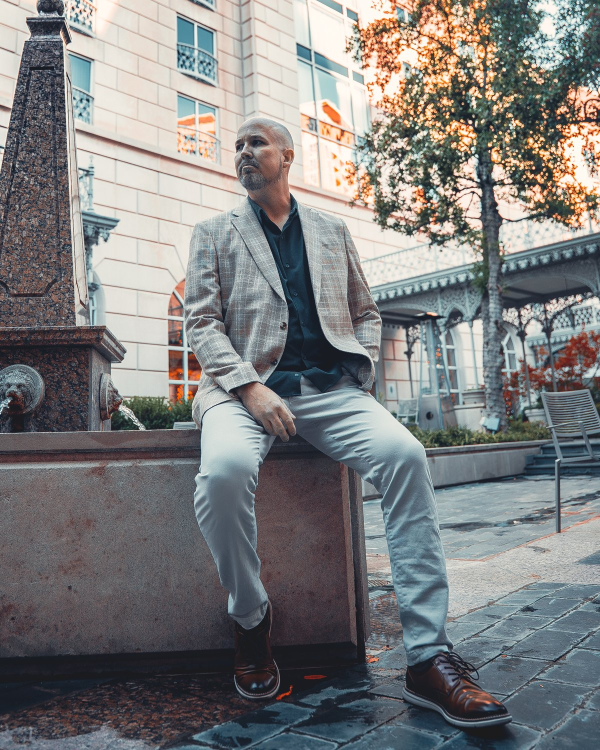
#> input picture sites/dhellmer/src/assets/portrait.jpg, 1200 x 1500 px (shown at 1/2 size)
$ python portrait-grade.py ../src/assets/portrait.jpg ../src/assets/portrait.jpg
#> lines starting #> are read from the running program, lines starting #| are printed output that depends on the picture; after the words box and inside, x2 and y2 are one past the last pixel; in counts of white or black regions, pixels touching at a corner belong together
"""How src/assets/portrait.jpg was graded (variant A-natural, owner's pick 2026-10-18). Not part of the
site build; kept so the edit is reproducible. Input: the clean 1200x1500 crop described in
components/Portrait.astro. Needs Pillow and numpy.

Conservative global regrade of the dhellmer.com portrait: tone and colour only, no local or
generative edits. Writes variants and a side-by-side comparison sheet.
Usage: python -I grade.py <in.jpg> <out-dir>
"""
import sys
import numpy as np
from PIL import Image, ImageDraw, ImageFont

src, out = sys.argv[1], sys.argv[2]
img = Image.open(src).convert("RGB")
#> img is the input picture: PIL image 1200x1500 RGB; mean R, G, B 125.9, 126, 126
a = np.asarray(img).astype(np.float64) / 255.0
flat = a.reshape(-1, 3)


def levels(x, black, white):
    """Per-channel levels: map black->0, white->1."""
    return np.clip((x - black) / (white - black), 0, 1)


def scurve(x, s):
    """Gentle S-curve blended toward smoothstep by s (0 = none)."""
    return (1 - s) * x + s * (x * x * (3 - 2 * x))


def balance_mid(x, target):
    """Per-channel gamma so the luminance-median pixels land on the target neutral."""
    L = x.mean(2)
    m = (L > np.percentile(L, 40)) & (L < np.percentile(L, 60))
    med = x[m].mean(0)
    g = np.log(np.clip(target, 1e-3, 1)) / np.log(np.clip(med, 1e-3, 1))
    return np.clip(x, 0, 1) ** g


def saturation(x, k):
    L = (x * [0.2126, 0.7152, 0.0722]).sum(2, keepdims=True)
    return np.clip(L + (x - L) * k, 0, 1)


def soft_highlights(x, knee=0.9, ceil=0.985):
    """Roll highlights off above the knee so clipped warm areas regain a little shape."""
    y = x.copy()
    hi = x > knee
    t = (x[hi] - knee) / (1 - knee)
    y[hi] = knee + (ceil - knee) * (1 - (1 - t) ** 2)
    return y


black = np.percentile(flat, 0.5, axis=0) * 0.9   # remove most of the matte lift and its teal cast
#> black = [0.0741, 0.0918, 0.0953]
white = np.percentile(flat, 99.7, axis=0)
#> white = [1, 0.98, 0.957]

base = levels(a, black, white)
#> in levels, `return np.clip((x - black) / (white - black), 0, 1)`:
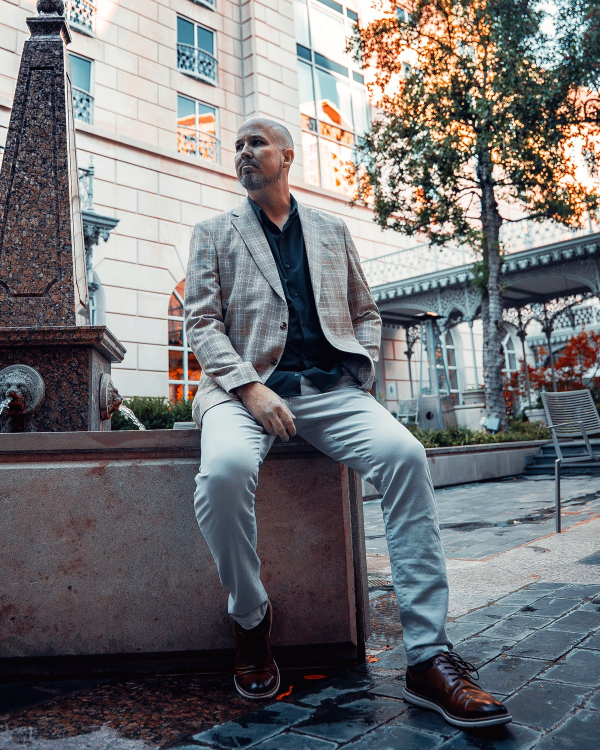
#> returned value: shape (1500, 1200, 3) float64 (shown at 1/2 size); mean of channels 0, 1, 2 0.453, 0.453, 0.463; drawn as R, G, B
base = soft_highlights(base)
#> in soft_highlights, `hi = x > knee`:
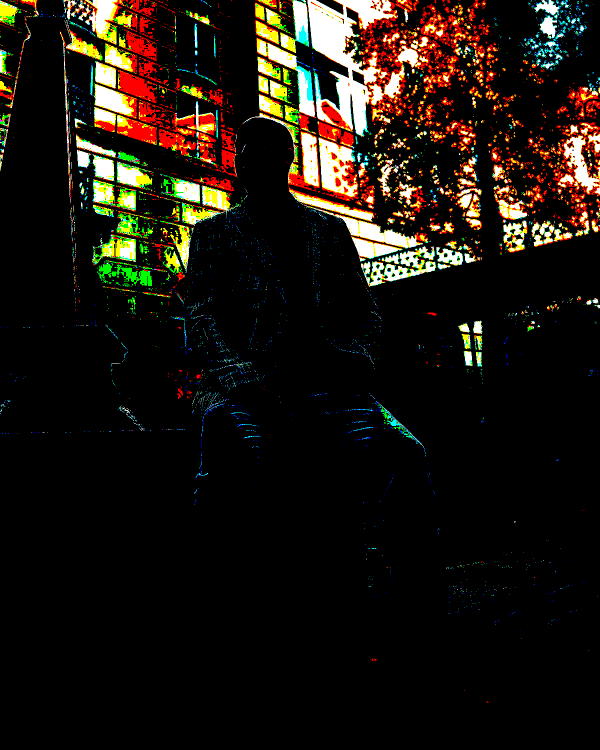
#> hi: shape (1500, 1200, 3) bool (shown at 1/2 size); mean R, G, B 0.111, 0.0862, 0.057

variants = {
    "A-natural": saturation(scurve(balance_mid(base, np.array([0.445, 0.430, 0.410])), 0.18), 1.02),
    "B-warm": saturation(scurve(balance_mid(base, np.array([0.470, 0.440, 0.400])), 0.12), 0.95),
}
#> in balance_mid, `L = x.mean(2)`:
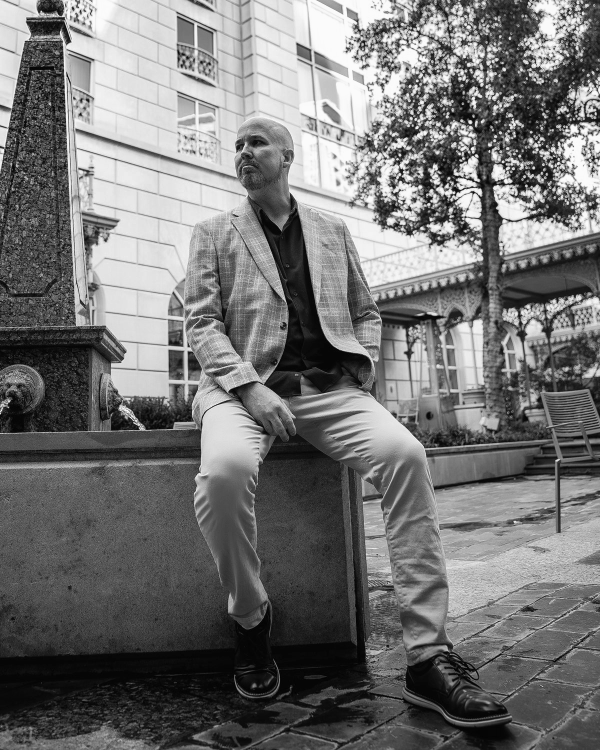
#> L: shape (1500, 1200) float64 (shown at 1/2 size); min 0, max 0.985, mean 0.457
#> in balance_mid, `m = (L > np.percentile(L, 40)) & (L < np.percentile(L, 60))`:
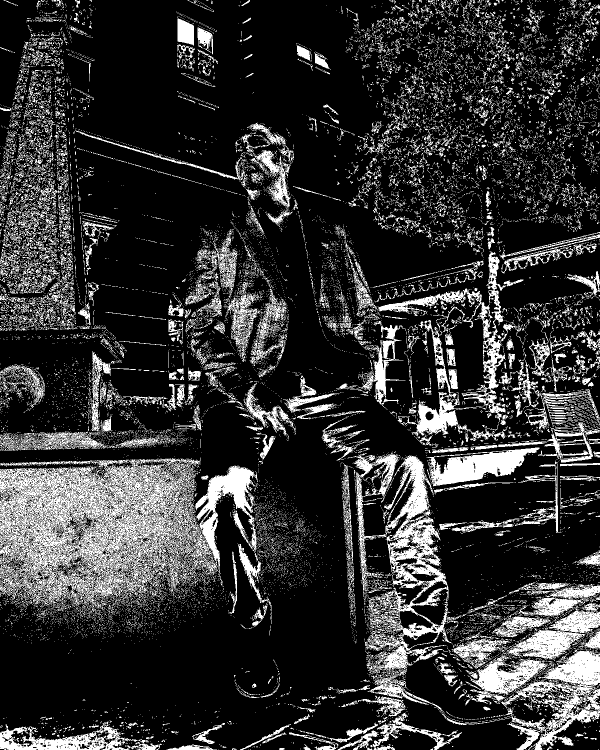
#> m: shape (1500, 1200) bool (shown at 1/2 size); 20% white; 19359 white regions (18213 under 20 px), largest, box (x1, y1, x2, y2) and area: (0, 916, 516, 1237) 75085, (730, 911, 923, 1349) 22722, (994, 1299, 1200, 1500) 14147
#> in balance_mid, `med = x[m].mean(0)`: med = [0.379, 0.39, 0.414]
#> in balance_mid, `g = np.log(np.clip(target, 1e-3, 1)) / np.log(np.clip(med, 1e-3, 1))`: g = [0.834, 0.896, 1.01]
#> in balance_mid (call 2), `g = np.log(np.clip(target, 1e-3, 1)) / np.log(np.clip(med, 1e-3, 1))`: g = [0.778, 0.872, 1.04]
#> in balance_mid (call 2), `return np.clip(x, 0, 1) ** g`:
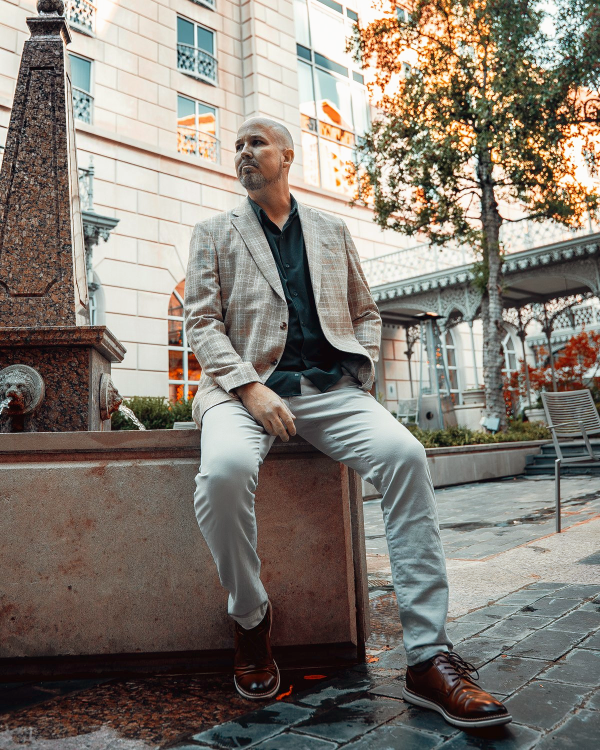
#> returned value: shape (1500, 1200, 3) float64 (shown at 1/2 size); mean of channels 0, 1, 2 0.517, 0.488, 0.453; drawn as R, G, B

for name, v in variants.items():
    Image.fromarray((v * 255 + 0.5).astype(np.uint8)).save(f"{out}/portrait-{name}.jpg", "JPEG", quality=90)
#> this loop made 2 passes
#> name on passes 1 to 2: 'A-natural', 'B-warm'

# Comparison sheet: original, A, B at display-ish size with labels.
w, h = 440, 550
panels = [("Original (current site)", img)] + [
    (f"{n.split('-')[0]}: {n.split('-')[1]}", Image.open(f"{out}/portrait-{n}.jpg")) for n in variants
]
#> panels = 3 items
sheet = Image.new("RGB", (len(panels) * (w + 20) + 20, h + 70), (241, 237, 226))
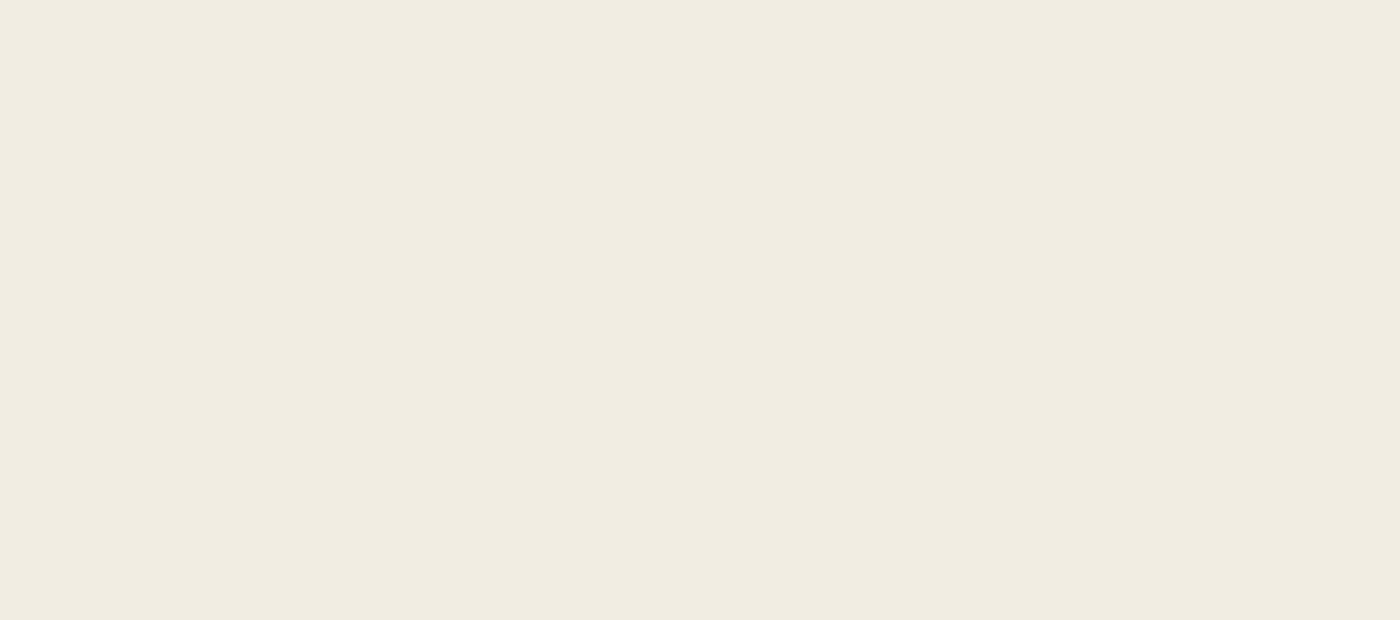
#> sheet: PIL image 1400x620 RGB; mean R, G, B 241, 237, 226
d = ImageDraw.Draw(sheet)
try:
    font = ImageFont.truetype("C:/Windows/Fonts/segoeui.ttf", 20)
except OSError:
    font = ImageFont.load_default()
for i, (label, im) in enumerate(panels):
    x = 20 + i * (w + 20)
    sheet.paste(im.resize((w, h), Image.LANCZOS), (x, 20))
    d.text((x, h + 32), label, fill=(20, 32, 43), font=font)
#> this loop made 3 passes
#> (label, x) on passes 1 to 3: ('Original (current site)', 20), ('A: natural', 480), ('B: warm', 940)
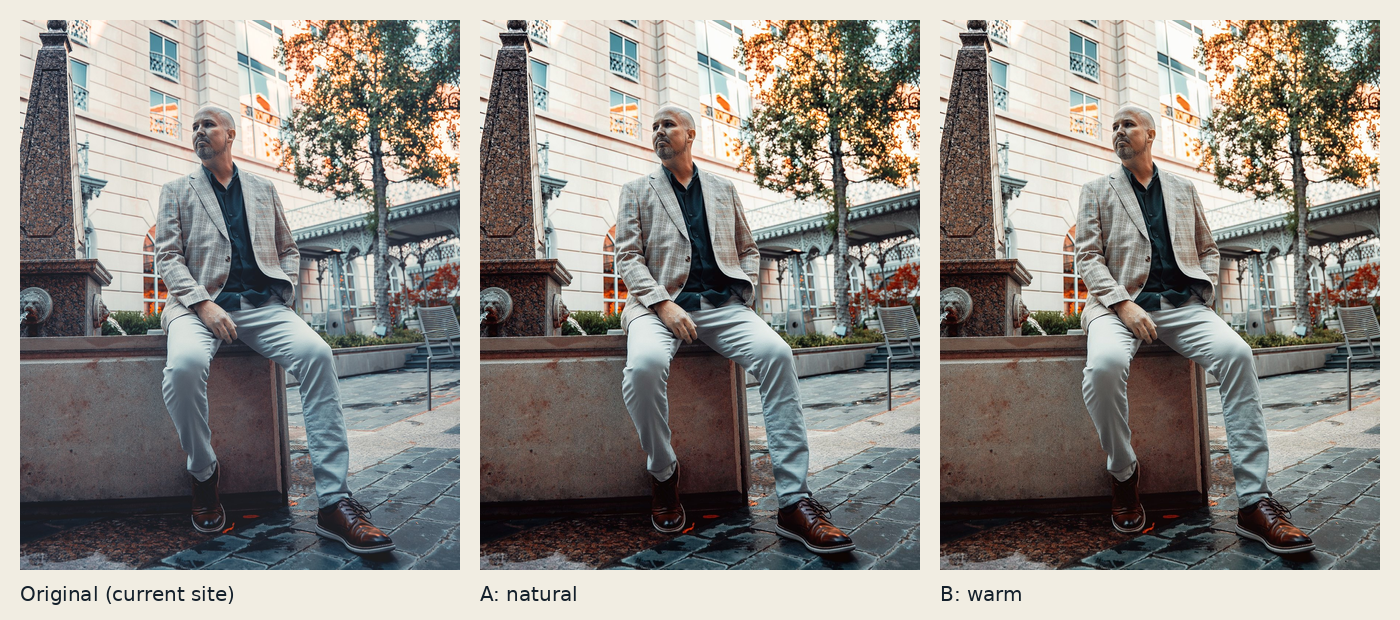
#> sheet: PIL image 1400x620 RGB; mean R, G, B 146, 142.2, 136.6
sheet.save(f"{out}/portrait-compare.jpg", "JPEG", quality=88)

for name, v in variants.items():
    f = (v * 255)[230:420, 470:620].reshape(-1, 3).mean(0).round(0)
    s = (v * 255)[(v.mean(2) < np.percentile(v.mean(2), 10))].mean(0).round(0)
    print(name, "face", f, "shadows", s, "p0.5", np.percentile((v * 255).reshape(-1, 3), 0.5, axis=0).round(0))
#> this loop made 2 passes
#> (name, f, s) on passes 1 to 2: ('A-natural', [168, 148, 137], [17, 12, 15]), ('B-warm', [171, 150, 136], [20, 14, 15])
#| A-natural face [168. 148. 137.] shadows [17. 12. 15.] p0.5 [4. 4. 2.]
#| B-warm face [171. 150. 136.] shadows [20. 14. 15.] p0.5 [6. 5. 4.]
